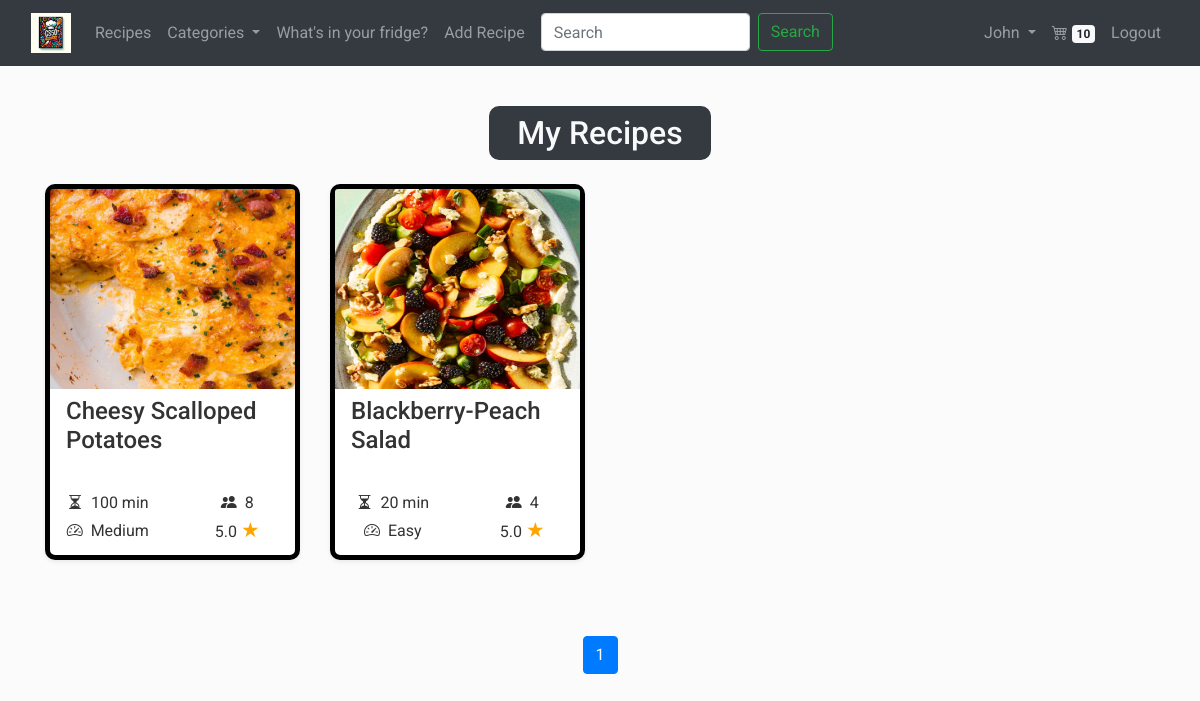
Page /my_recipes (signed in) on the committed database.
### recepies/models.py (models this page shows, shortened)
class Recipe(models.Model):
  title = models.CharField(max_length=128)
  serving = models.PositiveIntegerField()
  preparation_time = models.PositiveIntegerField()
  difficulty = models.CharField(
    max_length=6,
    choices=DifficultyLevel.choices,
    default=DifficultyLevel.EASY
  )
  raw_ingredients = models.TextField()
  ingredients = models.ManyToManyField(Ingredient, related_name='recipes')
  preparation = models.TextField()
  image = models.ImageField(upload_to='recepies/', null=True, blank=True)
  categories = models.ManyToManyField(Category, related_name='recipes')
  ratings = models.JSONField(default=dict)
  average_rating = models.FloatField(default=0.0)
  created_at = models.DateTimeField(auto_now_add=True)
  creator = models.ForeignKey(User, on_delete=models.CASCADE, related_name="creator_recipe")
  comments = models.ManyToManyField('Comment', related_name="comments_on_recipe", blank=True)

### recepies/views.py (the view)
# urls.py: path("my_recipes", views.my_recipes, name="my_recipes"),
def my_recipes(request):
    categories, shopping_list_items_count = get_categories_and_shopping_list_count(request.user)
    recipes = Recipe.objects.filter(creator=request.user)
    paginated_recipes, page_range, last_two_pages = paginate_with_page_range(request, recipes, per_page=12)
    return render(request, 'recepies/my_recipes.html', {
        'categories': categories, 'recipes': paginated_recipes, 'page_range': page_range, 'last_two_pages': last_two_pages, 'shopping_list_items_count': shopping_list_items_count,
    })

### recepies/utils.py (called while the page is built)
def paginate_with_page_range(request, queryset, per_page):
    paginator = Paginator(queryset, per_page)
    page = request.GET.get('page')
    try:
        paginated_queryset = paginator.page(page)
    except PageNotAnInteger:
        paginated_queryset = paginator.page(1)
    except EmptyPage:
        paginated_queryset = paginator.page(paginator.num_pages)
    current_page = paginated_queryset.number
    last_page = paginator.num_pages
    window = 2
    start_page = max(current_page - window, 1)
    end_page = min(current_page + window, last_page) + 1
    page_range = range(start_page, end_page)
    if last_page > 2:
        last_two_pages = range(last_page - 1, last_page + 1)
    else:
        last_two_pages = range(1, last_page + 1)
    return paginated_queryset, page_range, last_two_pages

def get_categories_and_shopping_list_count(user):
    categories = Category.objects.all()
    shopping_list_items_count = 0
    if user.is_authenticated:
        try:
            shopping_list = ShoppingList.objects.get(user=user)
            shopping_list_items_count = shopping_list.ingredients.count()
        except ShoppingList.DoesNotExist:
            shopping_list_items_count = 0
    return categories, shopping_list_items_count

### recepies/templates/recepies/my_recipes.html
{% extends "recepies/layout.html" %}
{% block body_class %}recipes-background{% endblock %}
{% block content %}
<h2 class="category-title  mt-4 ml-auto mr-auto  mb-4 p-2 text-center text-light bg-dark">My Recipes</h2>
{% include "recepies/recipe_cards.html" with object_list=recipes %}
{% include "recepies/pagination.html" with object_list=recipes %}
{% endblock %}

### recepies/templates/recepies/layout.html (shortened to what this page needs)
{% load static %}
<!DOCTYPE html>
<html lang="en" >
  <head>
    <link
      rel="stylesheet"
      href="https://stackpath.bootstrapcdn.com/bootstrap/4.4.1/css/bootstrap.min.css"
    />
    <link rel="stylesheet" href="https://cdnjs.cloudflare.com/ajax/libs/font-awesome/6.5.1/css/all.min.css" />
    <link href="https://cdn.jsdelivr.net/npm/bootstrap-icons@1.9.1/font/bootstrap-icons.css" rel="stylesheet">
    <link href="{% static 'recepies/style.css' %}" rel="stylesheet" />
  </head>
  <body class="{% block body_class %}{% endblock %}">
    <nav class="navbar navbar-expand-lg navbar-dark bg-dark">
        <div class="container-fluid">
            <a class="navbar-brand" href="{% url 'index' %}">
                <img src="{% static 'recepies/images/Colorful_book.webp' %}" alt="Logo" style="height: 40px;">
            </a>
            <div class="collapse navbar-collapse" id="navbarNav">
                <ul class="navbar-nav me-auto">
                    <li class="nav-item">
                        <a class="nav-link" href="{% url 'index' %}">Recipes</a>
                    </li>
                    <li class="nav-item dropdown">
                        <a class="nav-link dropdown-toggle" href="#" id="navbarDropdownMenuLink" role="button" data-toggle="dropdown" aria-haspopup="true" aria-expanded="false">
                            Categories
                        </a>
                    </li>
                        <li class="nav-item">
                            <a class="nav-link" href="{% url 'your_fridge' %}">What's in your fridge?</a>
                        </li>
                        {% if user.is_authenticated %}
                            <li class="nav-item">
                                <a class="nav-link" href="{% url 'recipe_add' %}">Add Recipe</a>
                            </li>
                        {% endif %}
                        <li class="nav-item">
                            <form action="{% url 'search' %}" method="get" class="d-flex">
                                <input  name="query" class="form-control ml-2 search-input" type="search" placeholder="Search" aria-label="Search">
                                <button class="btn btn-outline-success ml-2 my-sm-0" type="submit">Search</button>
                            </form>
                        </li>
                    </ul>
                    <ul class="navbar-nav ml-auto">
                        {% if user.is_authenticated %}
                        <li class="nav-item dropdown">
                            <a class="nav-link dropdown-toggle" href="#" id="navbarDropdownMenuLink" role="button" data-toggle="dropdown" aria-haspopup="true" aria-expanded="false">
                                {{ user.username }}
                            </a>
                        </li>
                        <li class="nav-item">
                            <a class="dropdown-item nav-link" href="{% url 'view_shopping_list' %}"><i class="bi bi-cart4"></i>  <span class="badge badge-light">{{shopping_list_items_count}}</span></a>
                        </li>
                        <li class="nav-item">
                            <a class="nav-link" href="{% url 'logout' %}">Logout</a>
                        </li>
                    {% endif %}
                </ul>
            </div>
        </div>
    </nav>
    <div class="container pt-3 {% block container_class %}{% endblock %}">
        {% block content %}
        {% endblock %}
    </div>
  </body>
</html>

### recepies/templates/recepies/recipe_cards.html (shortened to what this page needs)
{% if not object_list %}
<p class="ml-5 no-recipes">No recipes yet.</p>
{% else %}
<div class="row pb-5 mb-1">
  {% for recipe in object_list%}
  <div class="col-lg-3 col-md-6 mb-4 mb-lg-0">
    <div class="card recipe-card shadow-sm  mb-4">
      <div class="card-body p-0">
        <img
          class="w-100 card-img-top img-fluid"
          src="{{ recipe.image.url }}"
          alt="{{ recipe.title }}"
          style="width: 300px; height: 200px;"
        />
        <div class="p-2">
          <h4 class="card-title mb-4 pl-2"  style="height: 70px;">{{ recipe.title|truncatechars:30 }}</h4>
          <div class="row ">
              <div class="col-6 d-flex align-items-center justify-content-center">
                  <i class="bi bi-hourglass-split"></i>
                  <span class="ml-2">{{ recipe.preparation_time }} min</span>
              </div>
              <div class="col-6 d-flex align-items-center justify-content-center">
                  <i class="bi bi-people-fill"></i>
                  <span class="ml-2">{{ recipe.serving }}</span>
              </div>
              <div class="col-6 d-flex align-items-center justify-content-center">
                  <i class="bi bi-speedometer2"></i>
                  <span class="ml-2">{{ recipe.difficulty }}</span>
              </div>
              <div class="col-6 d-flex align-items-center justify-content-center">
                  <p class="mb-0">{{ recipe.average_rating|floatformat:1 }} <span class="star-orange" style="font-size: 1.3rem">&#9733;</span></p>
              </div>
          </div>
        </div>
      </div>
    </div>
  </div>
  {% endfor %}
</div>
{% endif %}

### recepies/static/recepies/style.css (style rules this page uses)
body { font-family: "Roboto", sans-serif; background-color: #fbfbfb; color: #333; }
.star-orange { font-size: 1.3rem; color: orange; }
.fridge-recipe, .category-title { width: 20%; border-radius: 10px }
.recipes-background { background-image: url('../recepies/images/wood-6176923_1280.png'); background-size: cover; background-position: center; background-repeat: no-repeat; min-height: 100vh; }
.recipe-card { border: 5px solid black; border-radius: 10px; }

### rows in the picture
Recipe: image (picture), title "Cheesy Scalloped Potatoes", preparation_time "100", serving "8", difficulty "Medium", average_rating "5.0"
Recipe: image (picture), title "Blackberry-Peach Salad", preparation_time "20", serving "4", difficulty "Easy", average_rating "5.0"

### other values in the picture
{{ user.username }} "John"
{{ shopping_list_items_count }} "10"
{{ num }} "1"
